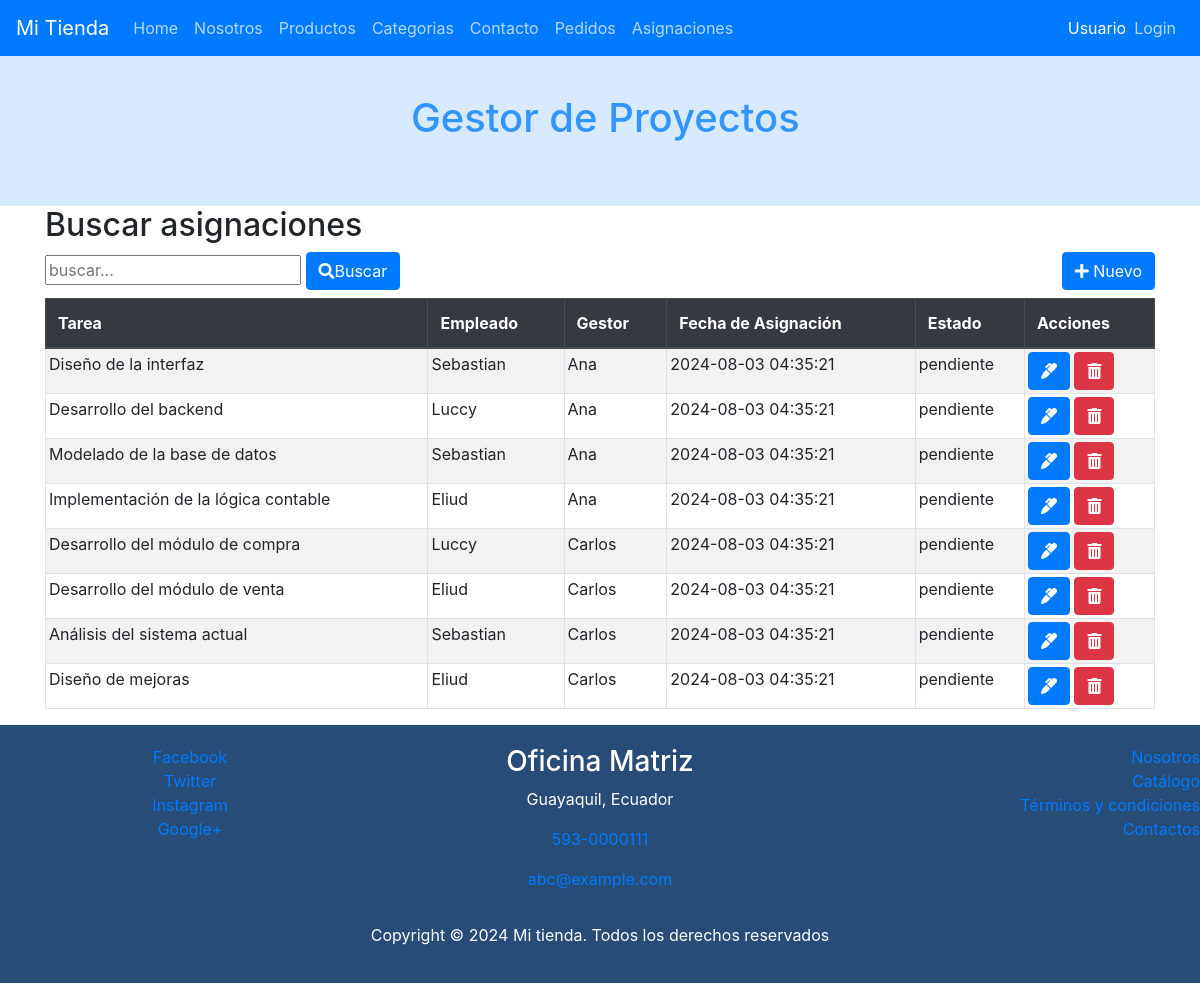
Page /index.php?c=Asignaciones&f=index on the earlier database version.
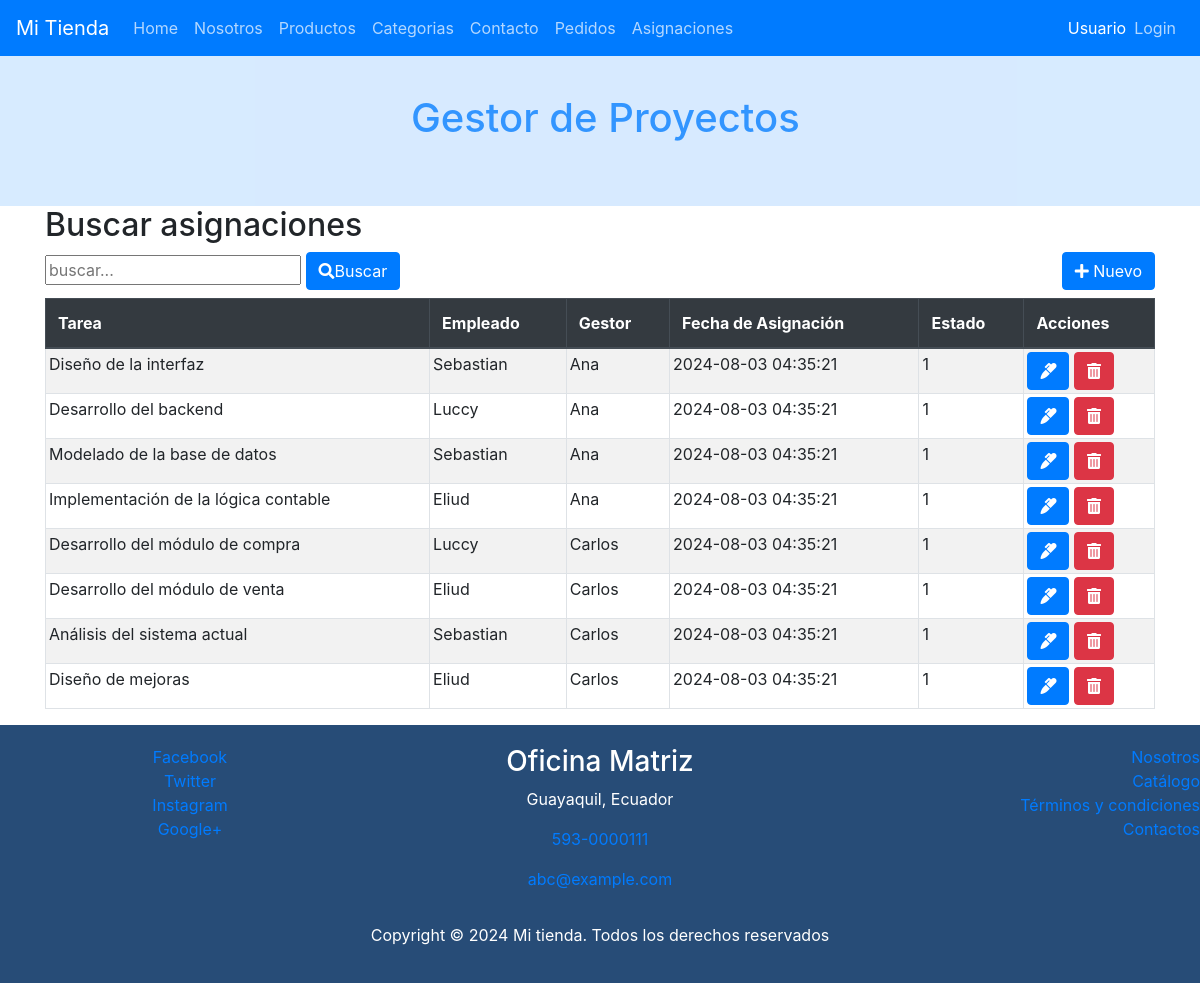
Same page on the later database version.
### tables this page shows
CREATE TABLE IF NOT EXISTS Asignaciones (
    id INT AUTO_INCREMENT PRIMARY KEY,
    tarea_id INT,
    usuario_id INT,
    gestor_id INT, 
    proyecto_id INT,
    fecha_asignacion TIMESTAMP DEFAULT CURRENT_TIMESTAMP,
    estado int(1) NOT NULL DEFAULT 1,
    FOREIGN KEY (tarea_id) REFERENCES Tareas(id),
    FOREIGN KEY (usuario_id) REFERENCES Usuarios(id),
    FOREIGN KEY (gestor_id) REFERENCES Usuarios(id), 
    FOREIGN KEY (proyecto_id) REFERENCES Proyectos(id) 
);

CREATE TABLE IF NOT EXISTS Tareas (
    id INT AUTO_INCREMENT PRIMARY KEY,
    nombre VARCHAR(255) NOT NULL,
    descripcion TEXT,
    tiempo_estimado VARCHAR(50),
    prioridad ENUM('Baja', 'Media', 'Alta'),
    fecha_creacion TIMESTAMP DEFAULT CURRENT_TIMESTAMP,
    proyecto_id INT,
    estado int(1) NOT NULL DEFAULT 1,
    FOREIGN KEY (proyecto_id) REFERENCES Proyectos(id)
);

CREATE TABLE IF NOT EXISTS Usuarios (
    id INT AUTO_INCREMENT PRIMARY KEY,
    nombre VARCHAR(255) NOT NULL,
    email VARCHAR(255) NOT NULL UNIQUE,
    contrasena VARCHAR(255) NOT NULL,
    rol_id INT,
    fecha_creacion TIMESTAMP DEFAULT CURRENT_TIMESTAMP,
    fecha_modificacion TIMESTAMP DEFAULT CURRENT_TIMESTAMP ON UPDATE CURRENT_TIMESTAMP,
    FOREIGN KEY (rol_id) REFERENCES Roles(id)
);

### controller/AsignacionesController.php (called while the page is built, shortened)
<?php
require_once 'model/dao/AsignacionesDAO.php';
class AsignacionesController {
    private $model;
    public function __construct() {
        $this->model = new AsignacionesDAO();
    }
    public function index() {
      $resultados = $this->model->selectAll("");
      $titulo="Buscar asignaciones";
      require_once VASIGNACIONES.'list.php';
    }
}

### index.php (called while the page is built, shortened)
    <?php
        $funcion = (!empty($_REQUEST['f']))?htmlentities($_REQUEST['f']):FUNCION_PRINCIPAL;
        $cont = new  $controlador();
        $cont->$funcion();
?>

### config/Conexion.php (called while the page is built)
<?php
class Conexion {
    public static function getConexion() {
         $dsn = 'mysql:host=localhost;port=3307;dbname=' . DBNAME;
        $conexion = null;
        try {
            $conexion = new PDO($dsn, DBUSER, DBPASSWORD);
             $conexion->setAttribute(PDO::ATTR_ERRMODE, PDO::ERRMODE_EXCEPTION);
        } catch (Exception $e) {
            echo $e;
            die("error " . $e->getMessage());
        }
        return $conexion;
    }
}

### model/dao/AsignacionesDAO.php (called while the page is built, shortened)
<?php
require_once 'config/Conexion.php';
class AsignacionesDAO {
    private $con;
    public function __construct() {
        $this->con = Conexion::getConexion();
    }
    public function selectAll($parametro = '') {
        $sql = "SELECT a.id, t.nombre AS tarea_nombre, u.nombre AS usuario_nombre, g.nombre AS gestor_nombre, a.fecha_asignacion, a.estado
                FROM Asignaciones a
                JOIN Tareas t ON a.tarea_id = t.id
                JOIN Usuarios u ON a.usuario_id = u.id
                JOIN Usuarios g ON a.gestor_id = g.id AND g.rol_id = 2";
        $stmt = $this->con->prepare($sql);
        $stmt->execute();
        return $stmt->fetchAll(PDO::FETCH_OBJ);
    }
}
?>

### view/asignaciones/asignaciones.list.php (the view)
<?php require_once HEADER; ?>
<div class="container">
    <h2><?php echo htmlspecialchars($titulo); ?></h2>
    <div class="row">
        <div class="col-sm-6">
            <form action="index.php?c=asignaciones&f=search" method="POST">
                <input type="text" name="b" id="form-control" placeholder="buscar..."/>
                <button type="submit" class="btn btn-primary"><i class="fas fa-search"></i>Buscar</button>
            </form>
        </div>
        <div class="col-sm-6 d-flex flex-column align-items-end">
            <a href="index.php?c=Asignaciones&f=view_new">
                <button type="button" class="btn btn-primary">
                    <i class="fas fa-plus"></i>
                        Nuevo
                </button>
            </a>
        </div>
    </div>
    <div class="table-responsive mt-2">
        <table class="table table-striped table-bordered">
            <thead class="thead-dark">
                <tr>
                    <th>Tarea</th>
                    <th>Empleado</th>
                    <th>Gestor</th>
                    <th>Fecha de Asignación</th>
                    <th>Estado</th>
                    <th>Acciones</th>
                </tr>
            </thead>
            <tbody class="tabladatos">
                <?php foreach ($resultados as $fila) { ?>
                <tr>
                    <td><?php echo htmlspecialchars($fila->tarea_nombre); ?></td>
                    <td><?php echo htmlspecialchars($fila->usuario_nombre); ?></td>
                    <td><?php echo htmlspecialchars($fila->gestor_nombre); ?></td>
                    <td><?php echo htmlspecialchars($fila->fecha_asignacion); ?></td>
                    <td><?php echo htmlspecialchars($fila->estado); ?></td>
                    <td>
                        <a class="btn btn-primary"
                           href="index.php?c=asignaciones&f=view_edit&id=<?php echo htmlspecialchars($fila->id); ?>">
                            <i class="fas fa-marker"></i>
                        </a>
                        <a class="btn btn-danger"
                           onclick="if(!confirm('¿Está seguro de eliminar la asignación?')) return false;"
                           href="index.php?c=asignaciones&f=delete&id=<?php echo htmlspecialchars($fila->id); ?>">
                           <i class="fas fa-trash-alt"></i>
                        </a>
                    </td>
                </tr>
                <?php } ?>
            </tbody>
        </table>
    </div>
</div>
<?php require_once FOOTER; ?>

### view/templates/header.php (shortened to what this page needs)
<!DOCTYPE html>
<html>
    <head>
        <link href="assets/css/bootstrap.min.css" rel="stylesheet">
        <link href="assets/css/styles.css" rel="stylesheet">
        <link rel="stylesheet"
        href="https://use.fontawesome.com/releases/v5.6.3/css/all.css"
>
    </head>
    <body>
        <nav class="barraNavegacion navbar navbar-expand-md navbar-dark fixed-top">
            <a class="navbar-brand" href="index.php">Mi Tienda</a>
            <ul class="navbar-nav mr-auto">
                <li class="nav-item"><a class="nav-link" href="index.php">Home</a></li>
                <li class="nav-item"><a class="nav-link" href="index.php?c=index&f=index&p=nosotros">Nosotros</a></li>
                <li class="nav-item"><a class="nav-link" href="index.php?c=Productos&f=index">Productos</a></li>
                <li class="nav-item"><a class="nav-link" href="index.php?c=Categorias&f=index">Categorias</a></li>
                <li class="nav-item"><a class="nav-link" href="index.php?p=contacto">Contacto</a></li>
               <?php
                 if($_SESSION['rol']=1 ){ ?>
                   <li class="nav-item"><a class="nav-link" href="index.php?c=Pedidos&f=index">
                       Pedidos</a></li>
                    <li class="nav-item"><a class="nav-link" href="index.php?c=Asignaciones&f=index">Asignaciones</a></li>
                    <?php
                 }
                ?>
            </ul>
            <ul class="navbar-nav ml-auto">
                <li class="nav-item my-auto"><span style="color:white">Usuario </span></li>
                <li class="nav-item"><a class="nav-link" href="index.php?c=index&f=index&p=login">Login</a></li>
            </ul>
        </nav>
        <h1 class="jumbotron text-center titNivel1">
            Gestor de Proyectos </h1>

### view/templates/footer.php (shortened to what this page needs)
<footer class="footer">
    <div class="row">
        <div class="col-sm-4 d-flex flex-column">
            <a href="http://www.facebook.com/">Facebook</a>
            <a href="http://www.twitter.com/">Twitter</a>
            <a href="http://www.instagram.com/">Instagram</a>
            <a href="http://www.google.com/">Google+</a>
        </div>
        <div class="col-sm-4 d-flex flex-column align-items-center" >
            <address>
                <h3>Oficina Matriz</h3>
                <p>Guayaquil, Ecuador</p>
                <p>  <a href="tel:+5930000111">593-0000111</a></p>
                <p> <a href = "mailto: abc@example.com">abc@example.com</a></p>
            </address>
        </div>
        <div class="col-sm-4 d-flex flex-column align-items-end">
            <a href="">Nosotros</a>
            <a href="">Cat&aacute;logo</a>
            <a href="">T&eacute;rminos y condiciones</a>
            <a href="">Contactos</a>
        </div>
    </div>
    <div >
        <p class="text-center"> Copyright © <?php echo date('Y'); ?> Mi tienda. Todos los derechos reservados</p>
    </div>
</footer>
</body>
</html>

### assets/css/styles.css (style rules this page uses)
.barraNavegacion { background: #007bff; }
.barraNavegacion ul li a { color: rgba(255,255,255,.7) !important; }
.jumbotron { opacity: 0.8; color: black; margin-top: 30px; margin-bottom: 0px; }
.titNivel1 { color: #007bff; background: #cee6ff; border-radius: 0px; }
.tabladatos tr td { padding: 3px ; }
footer { background-color: #274C77; color: white; padding: 20px 0; text-align: center; }

Differences in the rows shown:
changed asignaciones "Diseño de la interfaz": estado "pendiente" → "1"
changed asignaciones "Desarrollo del backend": estado "pendiente" → "1"
changed asignaciones "Modelado de la base de datos": estado "pendiente" → "1"
changed asignaciones "Implementación de la lógica contable": estado "pendiente" → "1"
changed asignaciones "Desarrollo del módulo de compra": estado "pendiente" → "1"
changed asignaciones "Desarrollo del módulo de venta": estado "pendiente" → "1"
changed asignaciones "Análisis del sistema actual": estado "pendiente" → "1"
changed asignaciones "Diseño de mejoras": estado "pendiente" → "1"
